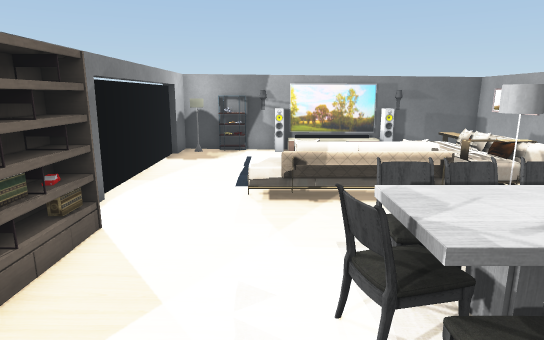
[1] (above)

13 first-person views from a walk through a scene from a Unity 3-D project. The camera is 1.3 m above the floor, tilts 12° down and sees 75° across. The floor is counted in squares, 0.5 m on a side. Each view is taken from the middle of a square. On the plan, view 1 faces up. The plan holds only what a view shows up to about 20 squares ahead; the rest is blank. Some surface patterns are stand-ins.

[2]
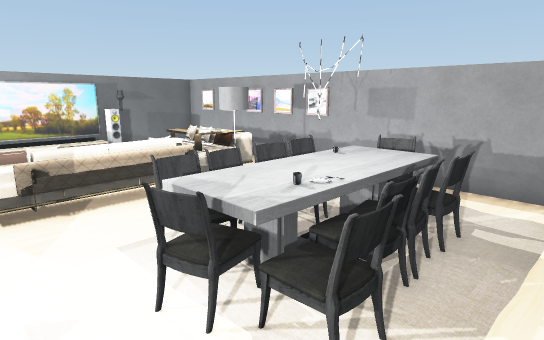

[3]
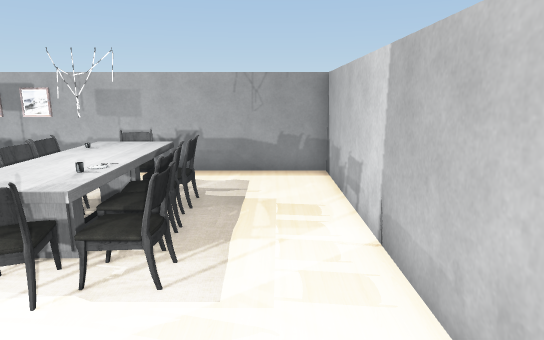

[4]
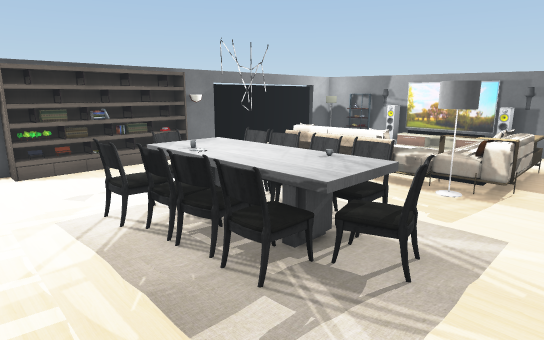

[5]
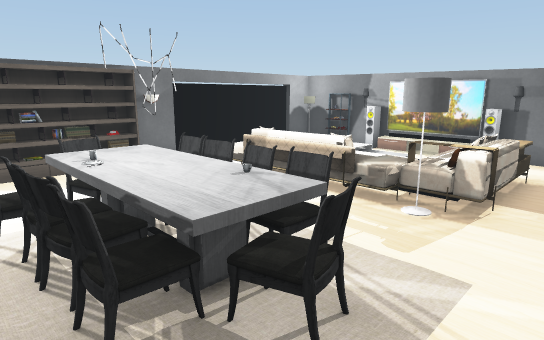

[6]
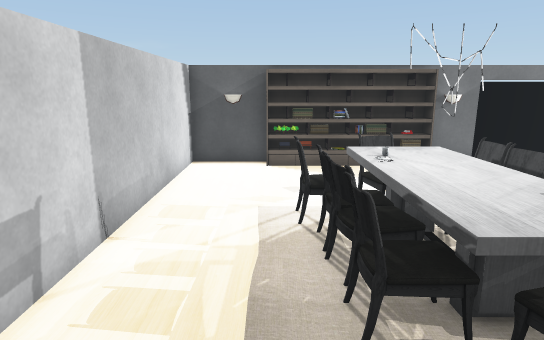

[7]
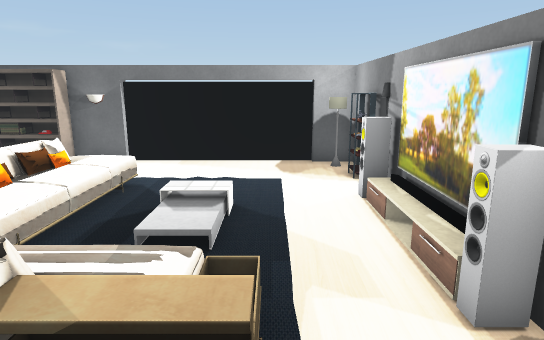

[8]
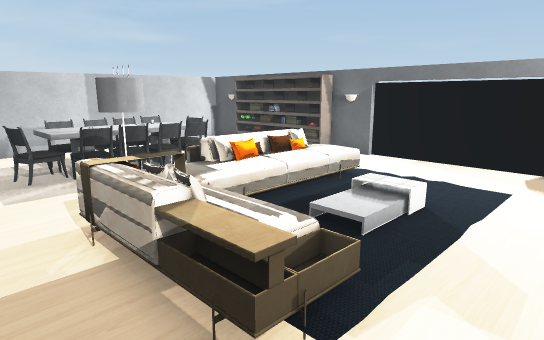

[9]
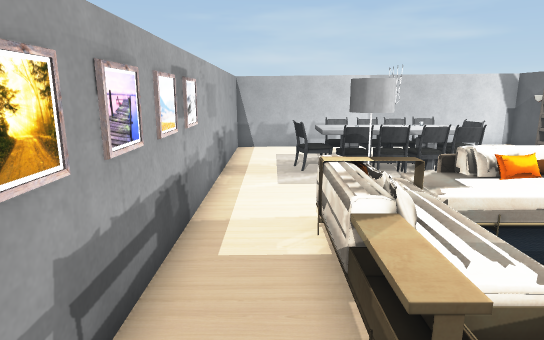

[10]
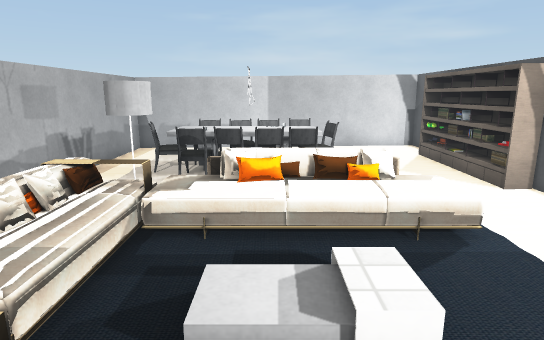

[11]
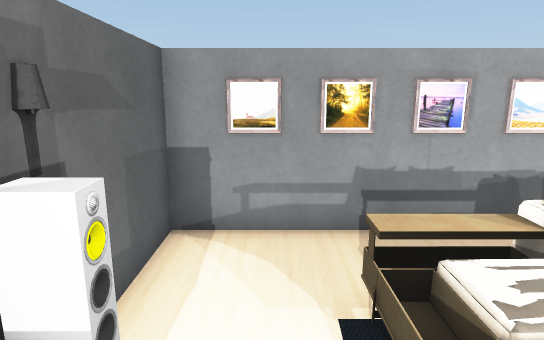

[12]
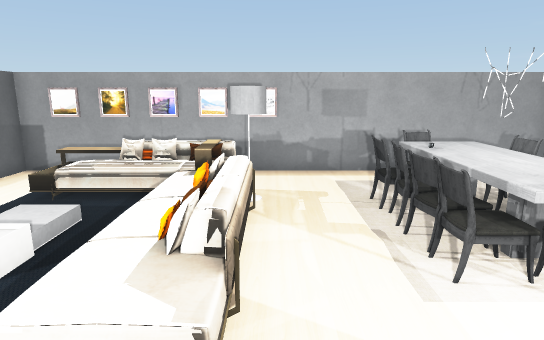

[13]
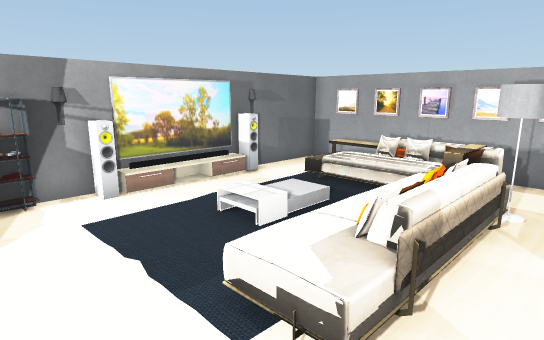

### Floor plan
Points are (right, up) in squares from view 1. A wall is a line through its corners. A room is listed if a view was taken in it or the views show most of it. See-through windows are left out.
Room 1 (views 1, 2, 3, 4, 5, 6, 7, 8, 9, 10, 11, 12, 13)
walls: (3.6, 17) (-4.2, 17) (-4.2, 6.4); (-4.2, 1.5) (-4.2, -2) (9.8, -2) (9.8, 17) (6.4, 17); (-4.4, 15.5) (-4.4, 8.5)
objects: bookshelf (-4, 1) to (-3, 6); lamp (-3, 16); shelf (-2, 17); rug (-1, 10); other object (0, 16); rug (1, 1) to (2, 1); chair (1, 3); table (1, 4) to (3, 4); rug (1, 5) to (5, 6); sofa (1, 8) to (2, 9); chair (2, 2); rug (2, 3) to (3, 3); chair (2, 5); chair (3, 2); chair (3, 5); chair (4, 2); chandelier (4, 3) to (4, 4); chair (4, 5); TV (4, 17); chair (5, 2) to (6, 2); table (5, 3) to (6, 4); rug (5, 10) to (6, 13); other object (5, 16) to (5, 17); chair (6, 5); lamp (6, 8) to (6, 9); lamp (6, 17); rug (7, 3); chair (7, 4); sofa (7, 9) to (7, 13)

Where each view was taken, in squares from view 1:
view 1: 0 up, 0 right, facing up
view 2: 0 up, 1 left, facing up-right
view 3: 0 up, 3 left, facing right
view 4: 1 down, 9 right, facing up-left
view 5: 1 up, 9 right, facing up-left
view 6: 1 up, 9 right, facing left
view 7: 14 up, 9 right, facing left
view 8: 16 up, 9 right, facing down-left
view 9: 16 up, 8 right, facing down
view 10: 16 up, 3 right, facing down
view 11: 15 up, 3 right, facing right
view 12: 8 up, 3 left, facing right
view 13: 7 up, 3 left, facing up-right
